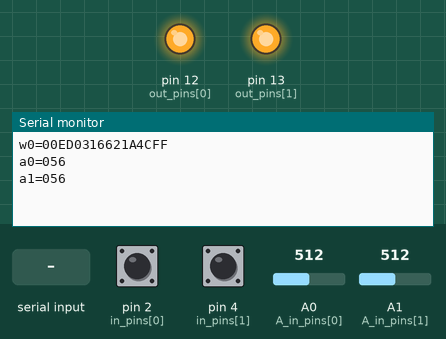
A sketch run on a simulated Arduino Uno, built with avr-gcc and run on an emulated ATmega328P. Parts: output pins drawn as LEDs (lit = HIGH), the last lines printed to the serial monitor. Inputs (shaded band) come from the test bench; at power-on: pin 2 (in_pins[0]) HIGH, pin 4 (in_pins[1]) HIGH, A0 (A_in_pins[0]) = 512, A1 (A_in_pins[1]) = 512.

Above: at 1.2 s.
1.3 s: pin 2 (in_pins[0]) pulled LOW for 0.15 s
At 1.9 s:
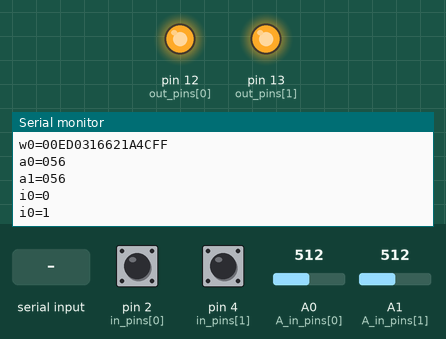
2.9 s: "=\n" received over Serial
At 3.01 s:
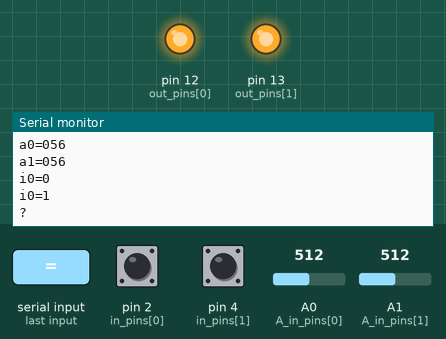
4.4 s: "a,45\n" received over Serial
At 5.6 s:
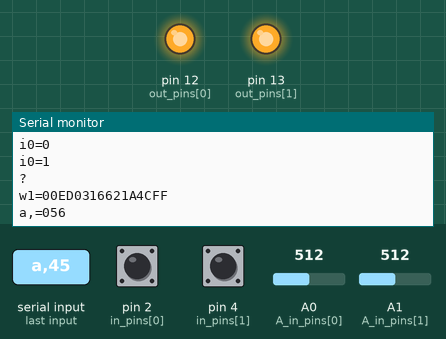
5.9 s: "i,45\n" received over Serial
At 6.07 s:
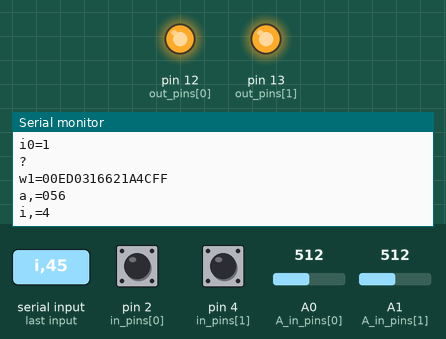

Measured:
- after the input at 1.3 s, the serial monitor: prints a new line at once (image 1)
- after the input at 2.9 s, the serial monitor: prints a new line after 0.05 s (image 2)
- after the input at 4.4 s, the serial monitor: prints a new line after 0.05 s (image 3)
- after the input at 5.9 s, the serial monitor: prints a new line after 0.05 s (image 4)

The sketch:

2021-04-24_AR_1W_USB.ino
```cpp
/*
 2020-12-03_Arduino_1wire-incoming:
 by Rudy Vandenberghe

 The arduino is supposed to be connected to a Raspberry PI through a USB cable.

 The Arduino monitors pull up input lines and a 1w input and send serial output:
 - if iButtons are sensed on the 1wire pin and then sends the 1w=xxx\n with xxx being the iButton code.
   The iButton code repeats only every 5 seconds
 - if the pull up input line change state then sends ix=y\n  with x the input 0 or 1 and y the state 0 or 1

 Serial commands can also be sent to the Arduino:
 - input request:    ix\n  with x the input 0 or 1  --> returns ix=y\n  with x the input 0 or 1 and y the state 0 or 1
 - output set request: ox=y\n with x the output 0 or 1 and x the desired state 0 or 1

 If the Arduino cannot recognise the serial request, then ?\n is returned

Learnings sofar:
1.do not use power through usb AND use external power. Some devices need lots of power, then disconnect 5V power line feed from usb
2.use a 4.7KOhm resistor between the white 1w reader pin and 5V
3.do not use Strings as function parameters, they seem to blow up the heap memory and that is not mentioned enough anywhere
*/

#include <SPI.h>            // needed for Arduino versions later than 0018
#include <OneWire.h>        // one wire magic
#include <elapsedMillis.h>  // a timer library

/* iButton reader */
// loxone reader wire white AND do not forget to connect this pin with 4,7K ohm resistor to 5V
// int grnd_pin     = // loxone reader wire yellow and grey
// below 2 one wire inputs are allocated
int w1_pin1 = 6;
int w1_pin2 = 7;
OneWire w1_array[] = {(w1_pin1), (w1_pin2)};
String was_button="";
String cur_button="";
elapsedMillis since_button = 0;

/* inputs/ outputs */
int nr_out_pins = 2;     // !! arrays below should have this number of elements
int out_pins[] = {12, 13};
int out_state[] = {HIGH, HIGH};
int nr_in_pins = 2;      // !! arrays below should have this number of elements
int in_pins[] = {2, 4};
int in_state[] = {0, 0};
int A_nr_in_pins = 2;
int A_in_pins[] = {A0, A1};
int A_in_state[] = {0, 0};

String i_str="ix=y";
String o_str="ox=y";
String A_i_str="ax=000";

/* serial in/out */
String inputString = "";         // a String to hold incoming data
bool stringComplete = false;  // whether the string is complete

void setup() {
  /* initialise serial */
  Serial.begin(38400);
  inputString.reserve(200);
  /* initialise inputs */
  for (byte i = 0; i < nr_in_pins; i = i + 1) {
    pinMode(in_pins[i], INPUT_PULLUP); // sets the digital pin as input
    in_state[i] = digitalRead(in_pins[i]); // reads the initial state
  }
  /* initialise outputs */
  for (byte i = 0; i < nr_out_pins; i = i + 1) {
    pinMode(out_pins[i], OUTPUT); // sets the digital pin as output
    digitalWrite(out_pins[i], out_state[i]); // sets the initial output state
  }
  /* initialise analog inputs */
  for (byte i = 0; i < A_nr_in_pins; i = i + 1) {
    pinMode(A_in_pins[i], INPUT); // sets the analog pin as input
    A_in_state[i] = 0; // analogRead(A_in_pins[i]); // reads the initial state
  }
}

int mk_button(uint8_t *data, uint8_t length){ // prints 8-bit data in hex and paches up cur_button
 char tmp[length*2+1];
 byte first;
 int j=0;
 for (uint8_t i=0; i<length; i++)
 {
   first = (data[length-i] >> 4) | 48;
   if (first > 57) tmp[j] = first + (byte)7;  // add 39 for small cap
   else tmp[j] = first ;
   j++;

   first = (data[length-i] & 0x0F) | 48;
   if (first > 57) tmp[j] = first + (byte)7;
   else tmp[j] = first;
   j++;
 }
 tmp[length*2] = 0;
 cur_button=tmp;
}

int print_button(int w1_nr){
 Serial.print("w");
 Serial.print(w1_nr);
 Serial.print("=");
 Serial.println(cur_button);
}

int lp_button(int w1_nr) {
  byte i;
  byte data[20];
  byte addr[20];
  if (since_button >= 3000) { // allow same button reread only after 5 seconds
    if (was_button != "") { was_button="";}
    since_button=0;}
  // 3. any iButtons detected?
  for (uint8_t i=0; i<16; i++) {addr[i]=0x00;}
  if (!w1_array[w1_nr].search(addr)) {
    w1_array[w1_nr].reset_search();
    return 0;
  }
  // 4.we have an iButton!
  mk_button(addr,8); // it assigns cur_button
  if ( OneWire::crc8( addr, 7) != addr[7]) { return 0;} //CRC is not valid!
  // 5. right family??
  if (addr[8] != 0x00) {return 0;} //is not a 1Button family device
  // 6. now check if this is a new button or we can have a repeat button
  if (cur_button!=was_button) {
    since_button=0; was_button=cur_button;
    print_button(w1_nr); // it prints the button
  } // else duplicate button read cancelled
}

int latch_in(){ // read input and send serial message if it changes
  for (byte i = 0; i < nr_in_pins; i = i + 1) {
    int new_state = digitalRead(in_pins[i]); // read the initial state
    if (new_state!=in_state[i]) {   // new state then report
      i_str[1]='0'+i;
      i_str[3]='0'+new_state;
      Serial.println(i_str);
      in_state[i]=new_state;
    }
  }
}

int latch_A_in(){ // read analog input and send serial message if it changes
  for (byte i = 0; i < A_nr_in_pins; i = i + 1) {
    int new_state = analogRead(A_in_pins[i]); // read the initial state
    if ( abs(new_state-A_in_state[i]) > 50 ) {   // new state when 0,5% deviation
      A_i_str[1]='0'+i;
      int new_percent = new_state*100L/(1023-110);
      A_i_str[3]='0'+new_percent / 100;
      A_i_str[4]='0'+(new_percent / 10) % 10;
      A_i_str[5]='0'+new_percent % 10;
      Serial.println(A_i_str);
      A_in_state[i]=new_state;
    }
  }
}

/*
  SerialEvent occurs whenever a new data comes in the hardware serial RX. This
  routine is run between each time loop() runs, so using delay inside loop can
  delay response. Multiple bytes of data may be available.
*/
void serialEvent() {
  while (Serial.available()) {
    // get the new byte:
    char inChar = (char)Serial.read();
    // add it to the inputString:
    inputString += inChar;
    // if the incoming character is a newline, set a flag so the main loop can
    // do something about it:
    if (inChar == '\n') {
      stringComplete = true;
    }
  }
}

int latch_serial(){
  if (stringComplete){
    if (inputString[0]=='a') {
      int pin=inputString[1]-'0';
      if (pin < A_nr_in_pins) {
        A_i_str[1]=inputString[1];
        i_str[3]='0'+A_in_state[pin];
        int new_state = analogRead(A_in_pins[pin]);
        int new_percent = new_state*100L/(1023-110);
        A_i_str[3]='0'+new_percent / 100;
        A_i_str[4]='0'+(new_percent / 10) % 10;
        A_i_str[5]='0'+new_percent % 10;
        Serial.println(A_i_str);
        } else {
          Serial.println("?");
      }
    } else if (inputString[0]=='i') {
      int pin=inputString[1]-'0';
      if (pin < nr_in_pins) {
        i_str[1]=inputString[1];
        i_str[3]='0'+in_state[pin];
        Serial.println(i_str);
        } else {
          Serial.println("?");
      }
    } else if (inputString[0]=='o' && inputString[2]=='=') {
      int pin = inputString[1]-'0';
      if (pin < nr_out_pins) {
        int pin_state=inputString[3]-'0';
        digitalWrite(out_pins[pin],pin_state);
        Serial.print(inputString);
      } else {
        Serial.println("?");
      }
    } else {Serial.println("?");}
    // clear the string:
    inputString = "";
    stringComplete = false;
  }
}

void loop(void) {
  lp_button(0);   // 1wire button reader on 1st channel
  lp_button(1);   // 1wire button reader on 2nd channel
  latch_in();     // sample inputs
  latch_A_in();   // sample analog inputs
  latch_serial(); // read serial and do outputs
}
```
